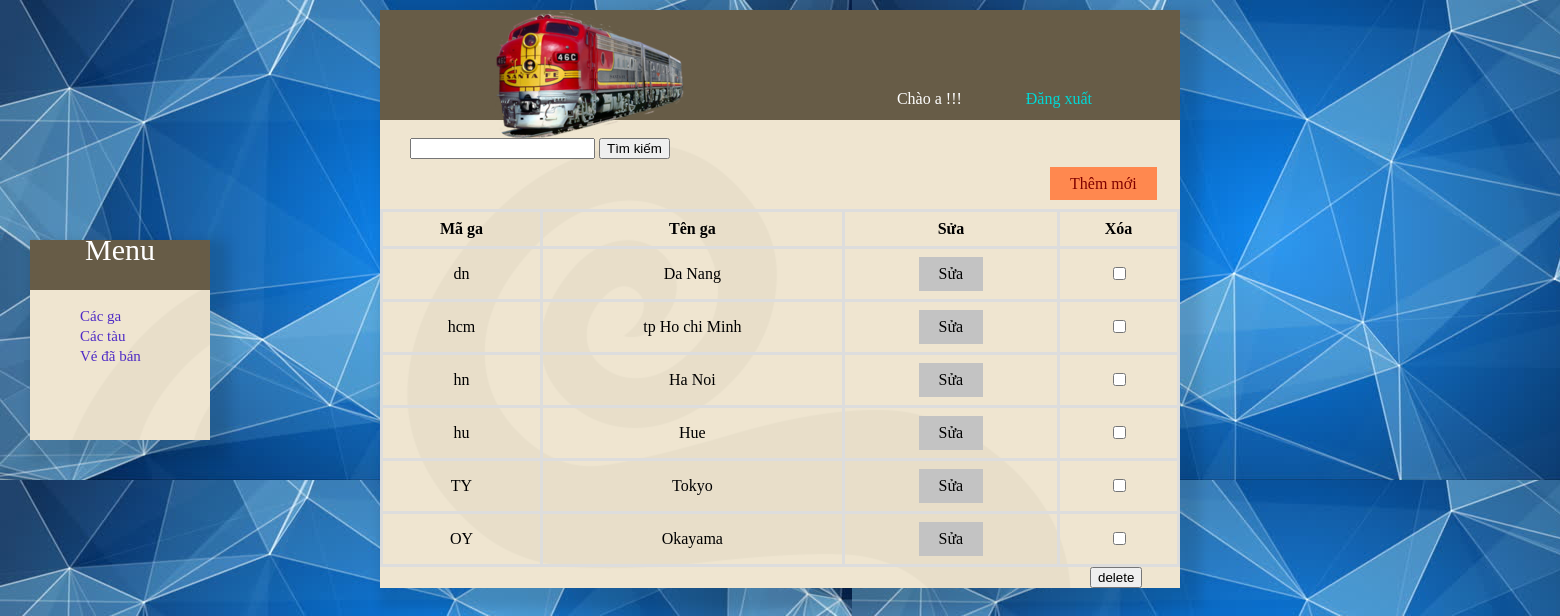
/Controller/AdminGaController.php (signed in), run on the app's committed database.
### tables this page shows
CREATE TABLE `ga` (
  `maGa` varchar(100) NOT NULL,
  `tenGa` varchar(100) NOT NULL,
  `id` int(11) NOT NULL
);

### Controller/AdminGaController.php (called while the page is built, shortened)
<?php
	if(!isset($_SESSION["userLogin"])){
		header("Location:../index.php");
	}else{
		include_once("../Model/Model_Ga.php");
		$gaModel= new Model_Ga();
		$listGa=$gaModel->danhSachGa();
	}
	include_once("../View/Admin/View_Ga.php");
?>

### Model/Model_Chung.php (called while the page is built, shortened)
<?php
	class Model_Chung{
		public function __construct(){
			$this->link=mysqli_connect("localhost","root","") or die("loi ket noi");
		}
	}
?>

### Model/Model_Ga.php (called while the page is built, shortened)
<?php
include_once("Model_Chung.php");
class Model_Ga extends Model_Chung{
	public function danhSachGa(){
		$sql="select * from ga";
		$rs=mysqli_query($this->link,$sql);
		return $rs;
	}
}
?>

### View/Admin/View_Ga.php (the view, shortened to what this page needs)
<!DOCTYPE html>
<html>
<head>
	<link rel="stylesheet" type="text/css" href="../View/css/Layout.css">
</head>
<body>
	<?php include_once("../View/Share/View_Header.php");?>
	<?php include_once("../View/Share/View_Menu.php");?>
<div style="margin-left: 30px;">
	<form id="search">
		<input type="text" id="input">
		<button type="button" onclick="search()">Tìm kiếm </button>
	</form>
</div>
	<form method="post" action="AdminGaController.php">
	<div id="tableGa">
		<table id="sv">
			<thead>
			<tr>
				<th>Mã ga</th>
				<th>Tên ga</th>
				<th>Sửa</th>
				<th>Xóa</th>
			</tr>
			</thead>
				<?php mysqli_data_seek( $listGa, 0 );
				?>
			<?php
				while($row=mysqli_fetch_array($listGa)){
					echo "<tr>";
					echo "<td >".$row[0]."</td>";
					echo "<td >".$row[1]."</td>";
					echo "<td>
						<a  href='AdminShowEditGa.php?id=".$row[2]."'>Sửa</a>
					 </td>";
					 echo  "<td> <input type='checkbox' name='del[]' value='".$row[2]."'></td>";
					echo "</tr>";
				}
			?>
			<p id="addBT"><a href="AdminShowAddGa.php">Thêm mới</a></p>
		</table>
		<span style="margin: 710px; padding-top: 30px"><input type="submit" name="buttonDel" value="delete" onclick=" return confirm('Chắc chắn muốn xóa?')"></span>
	</div>
</form>
	<?php include_once("../View/Share/View_Footer.php");?>
</body>
</html>

### View/Share/View_Header.php
<div id="contain">
		<div class="header" id="contain-header">
			<img src="../View/Images/train.png"  id="headerIma"/>
			<div id="account">
				<?php
					$username=isset($_SESSION["userLogin"])?$_SESSION["userLogin"]:null;
					if($username!=null) {
				?>
				<span id="wellcome">
					Chào <?php echo $username ?> !!!
				</span>
				<a href="Controller_DangXuat.php">Đăng xuất</a>
				<?php }else{ ?>
					<a href="Controller_DangNhap.php">Đăng nhập</a>
				<?php } ?>
			</div>
		</div>
		<div id="main">

### View/Share/View_Menu.php
<div id="menu">
		<div class="header" id="menu-header"> Menu </div>
		<ul>
		<?php
			if(isset($_SESSION["userLogin"])){
				echo "<li><a class='menuItem' href='AdminGaController.php'>Các ga</a></li>";
				echo "<li><a class='menuItem' href='AdminTauController.php'>Các tàu</a></li>";
				echo "<li><a class='menuItem' href='AdminVeController.php'>Vé đã bán</a></li>";
			}
			else{
				echo "<li><a class='menuItem' href='Controller_TrangChu.php'> Trang chủ</a></li>";
				echo "<li><a class='menuItem' href='Controller_TimTau.php'> Tìm tàu</a></li>";
			}
		?>
		</ul>
</div>

### View/Share/View_Footer.php
</div>
</div>

### View/css/Layout.css (style rules this page uses)
body { background: url(../images/background3.jpg) top left; }
#contain { width:800px; background-color:#675c47; margin-left:auto; margin-right:auto; box-shadow: 10px 10px 10px 10px rgba(0,0,0,0.1); }
#contain-header { height:100px; }
#menu-header { height:50px; text-align:center; margin:0px; font-size:30px; }
.header { background-color: #675c47; margin:10px; color:#FFF ; }
#headerIma { margin-left:100px; }
#main { background: url(../images/background.gif) ; height:100%; }
#menu { position:fixed; top:30%; left:30px; height:200px; width:180px; background:url(../images/background.gif) top left ; box-shadow: 10px 10px 10px 10px rgba(0,0,0,0.1); line-height: 20px; }
a { text-decoration: none; }
#menu a { color:#4f2bc6; }
.header a { color:#00D8D6; }
ul { list-style-type: none; }
#account { position: absolute; top: 90px; right: 30%; }
#wellcome { display: inline; padding-right:60px; }
table,td,th { border:groove black 2px; border: 3px solid #ddd; padding: 8px; }
table { border-collapse: collapse; }
td { text-align: center; }
#main #tableGa #sv { top:50px; left: 0px; width: 100%; margin-top: 10px; }
#main #tableGa #sv a:link, a:visited { background-color: #C3C3C3; color: black; padding: 8px 20px; text-align: center; text-decoration: none; display: inline-block; }
#main #addBT { padding-left: 670px; }
#main #addBT a { background: #FF884F; color:#800000 ; padding: 8px 20px; }
.menuItem { font-size: 15px; text-align: right; padding: 5px; margin: 5px; padding-right: 40px; }

### data on the page
ga: maGa "dn", tenGa "Da Nang"
ga: maGa "hcm", tenGa "tp Ho chi Minh"
ga: maGa "hn", tenGa "Ha Noi"
ga: maGa "hu", tenGa "Hue"
ga: maGa "TY", tenGa "Tokyo"
ga: maGa "OY", tenGa "Okayama"

### other printed values
$username "a"
